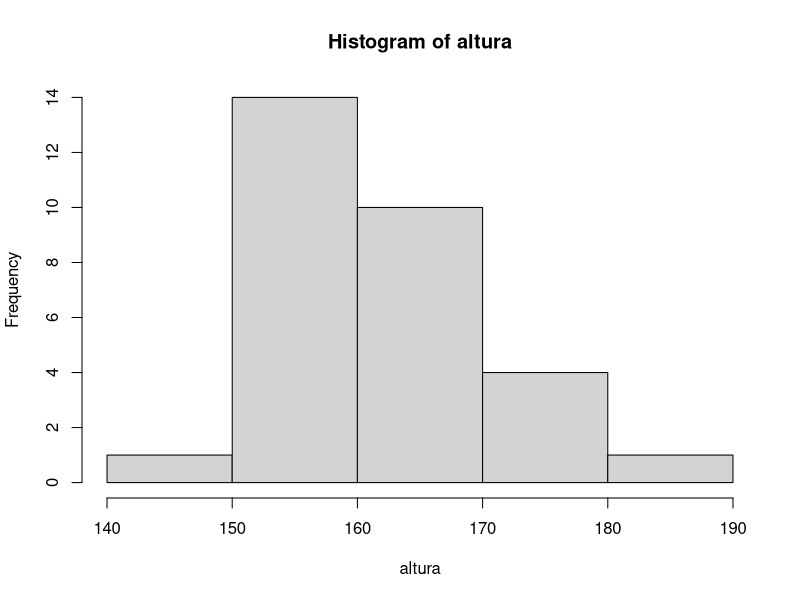
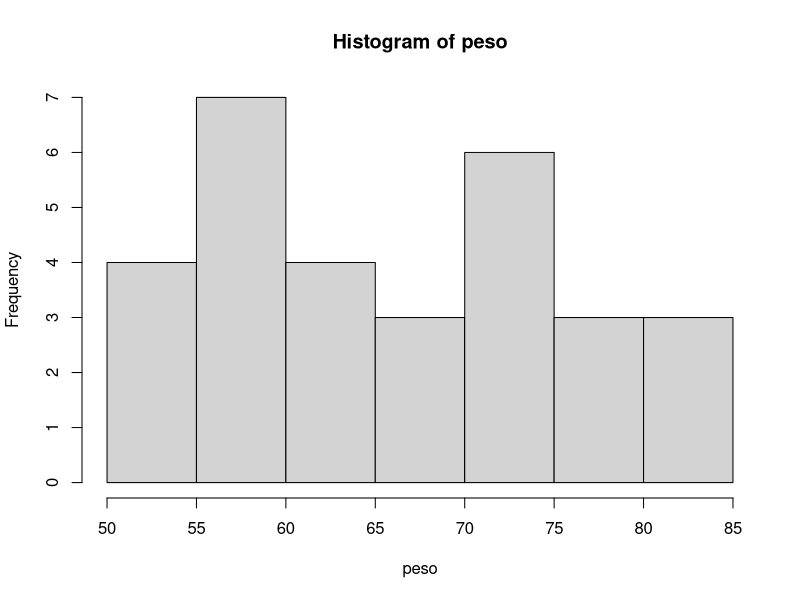

Source code (R) for these figures, in order:
## ---- chunk 1
rm(list=ls())
## ---- chunk 2
vector1 <- c(1,2,3,4,5,6,7,8,9)   # se utiliza la c para concatenar valores
vector2 <- 9:1                    # los 2 puntos se usan para generar secuencias de numeros consecutivos
## ---- chunk 3
vector1
vector2
## ---- chunk 4
vector3 <- seq(from=-3,to=6, by = 1)  
# si se conoce la longitud deseada se puede usar el parámetro length.out 
vector3a <- seq(from= -3, to= 6, length.out = 101)

# repetir el valor 1 cinco veces
# help(rep) 
vector4 <- rep(1,5)                   
## ---- chunk 5
vector3
vector3a
vector4
## ---- chunk 6
vector1 + vector2
vector4 + vector1     ## Al ser de distinta longitud, recicla los valores
## ---- chunk 7
length(vector1)
length(vector4)
## ---- chunk 8
vector5 <- c(vector3,vector4)
vector5
## ---- chunk 9
vector6 <- c("H","M")
vector6

## ---- chunk 10
vector_mix <- c(1,"H")
## ---- chunk 11
# Recordemos los valores guardados en los primeros 2 vectores
vector1
vector2
## ---- chunk 12
vector1 %% 2
## ---- chunk 13
sum(vector1)
min(vector2)

pmin(vector1,vector2)       # útil cuando se quiere hacer algo como el minimo entre un valor y  un número fijo, digamos 12
## ---- chunk 14
vector1 + 5
2 * vector1
## ---- chunk 15
matriz1 <- matrix(vector1,nrow = 3, ncol = 3) #si sólo se asigna un par?metro de las dimensiones, el otro se ajusta en automático
matriz1
## ---- chunk 16
matriz2 <- matrix(vector1,nrow = 3, ncol = 3, byrow = TRUE) #si se desea los valores de la matriz sean llenados de forma horizontal se usa un parámetro adicional 
matriz2
## ---- chunk 17
dim(matriz1)
## ---- chunk 18
matriz3 <- diag(c(2,2,2))
matriz3
## ---- chunk 19
# Nota. El número de columnas de la matriz izquierda debe ser igual al numero de filas de la matriz derecha
matriz1 %*% matriz3
## ---- chunk 20
arreglo1 <- array(c(matriz1,matriz2,matriz3),dim=c(3,3,3))
arreglo1
## ---- chunk 21
dim(arreglo1)
## ---- chunk 22
set.seed(1234) 
altura <- rnorm(n=30,mean=165,sd=10)
altura
## ---- chunk 23
# Graficar de manera muy sencilla
hist(altura)
## ---- chunk 24
#fijar la semilla para ue el proceso sea replicable
set.seed(1234) 
peso <- runif(n=30,min=50,max=85)
peso
## ---- chunk 25
hist(peso)
## ---- chunk 26
tabla1 <- data.frame(altura1=altura,peso1=peso) # por conveniencia repetimos los nombres, pero pueden ser arbitrarios
tabla1
## ---- chunk 27
dim(tabla1)
names(tabla1)
## ---- chunk 28
str(tabla1)
## ---- chunk 29
tabla2 <- data.frame(altura,peso)
tabla2
## ---- chunk 30
lista1 <-list(vector6,matriz3,tabla1)
lista1
## ---- chunk 31
lista2 <-list(uno=vector6, dos=matriz3, tres=tabla1)
lista2
## ---- chunk 32
names(lista1)
names(lista2)
## ---- chunk 33
class(lista1)
class(tabla1)
class(arreglo1)
class(matriz1)
class(vector1)
## ---- chunk 34
as.vector(arreglo1)
as.character(vector1)
## ---- chunk 35
vector3 
vector3 > 0   
## ---- chunk 36
vector1 == vector2
## ---- chunk 37
vector1
vector1 != 1
## ---- chunk 38
matriz1 == matriz2
## ---- chunk 39
x <- c(1,2,3,4,5,NA)
x
## ---- chunk 40
x == NA #esta instrucción no realiza lo que necesitamos, le asigna a cada elemento el valor NA. Notar que incluso el editor nos señala un warning.
## ---- chunk 41
is.na(x)
## ---- chunk 42
!is.na(x) #se usa el simbolo de exclamación
## ---- chunk 43
0/0
Inf-Inf
## ---- chunk 44
# Tomar el sexto valor
vector1[6]
## ---- chunk 45
# Tomar todo el vector a excepción de la segunda posición
vector1[-2]
## ---- chunk 46
# Tomar la primera, tercera y quinta posición
vector2[c(1,3,5)]
## ---- chunk 47
# opción 1
vector2
vector2[vector2>5]
## ---- chunk 48
#opción 2 (y en particular mi preferida por sintaxis)
filtro1 <- (vector1 > 5)
filtro1 # vector lógico que nos indica que posiciones cumplen la condición

vector1[filtro1]
## ---- chunk 49
vector2
vector2[1] <- 1
vector2[6] <-NA
vector2
## ---- chunk 50
vector2 > 3
vector2[vector2 > 3]
## ---- chunk 51
matriz1
matriz1[2,3]
## ---- chunk 52
matriz1[c(1,3),]  #El truco aquí es omitir el segundo índice
## ---- chunk 53
tabla1
## ---- chunk 54
tabla1$altura1
## ---- chunk 55
filtro.altura <- tabla1$altura1 > 150 &  tabla1$altura1 < 170
filtro.altura
sum(filtro.altura)
## ---- chunk 56
tabla1$altura1[filtro.altura]
## ---- chunk 57
# tabla 1 con filtro
tabla1[filtro.altura,]
## ---- chunk 58
# tabla con filtro
tabla3 <- tabla1[c(14,14,15,15),]
tabla3
row.names(tabla3)
## ---- chunk 59
tabla1[1,2]
tabla1[1,]
## ---- chunk 60
lista2
lista2$tres
lista2$tres$peso

lista2[[3]]
lista2[[3]]$altura
## ---- chunk 61
n <- length(vector1)
m <- 5
matriz.ciclo <- matrix(NA,nrow = n, ncol = m)
matriz.ciclo
## ---- chunk 62
for (i in 1:n) {
    for (j in 1:m) {
    
      matriz.ciclo[i,j] <- (i+j)/2
    }
}

matriz.ciclo
## ---- chunk 63
vector.ciclo <- vector(length = n)
vector.ciclo
## ---- chunk 64
for (i in 1:n) {
  
  if (i < 5) { vector.ciclo[i] <- "<5"}
  if (i > 5) { vector.ciclo[i] <- ">5"}
  
}

vector.ciclo
## ---- chunk 65
vector.ciclo <- vector(length = n)
vector.ciclo
## ---- chunk 66
for (i in 1:n) {
  
  if (i < 5) { vector.ciclo[i] <- 0}
  if (i > 5) { vector.ciclo[i] <- 1}
  
}

vector.ciclo
## ---- chunk 67
x <- c(8,3,9,2,5)
x
min(x)
which.min(x)

